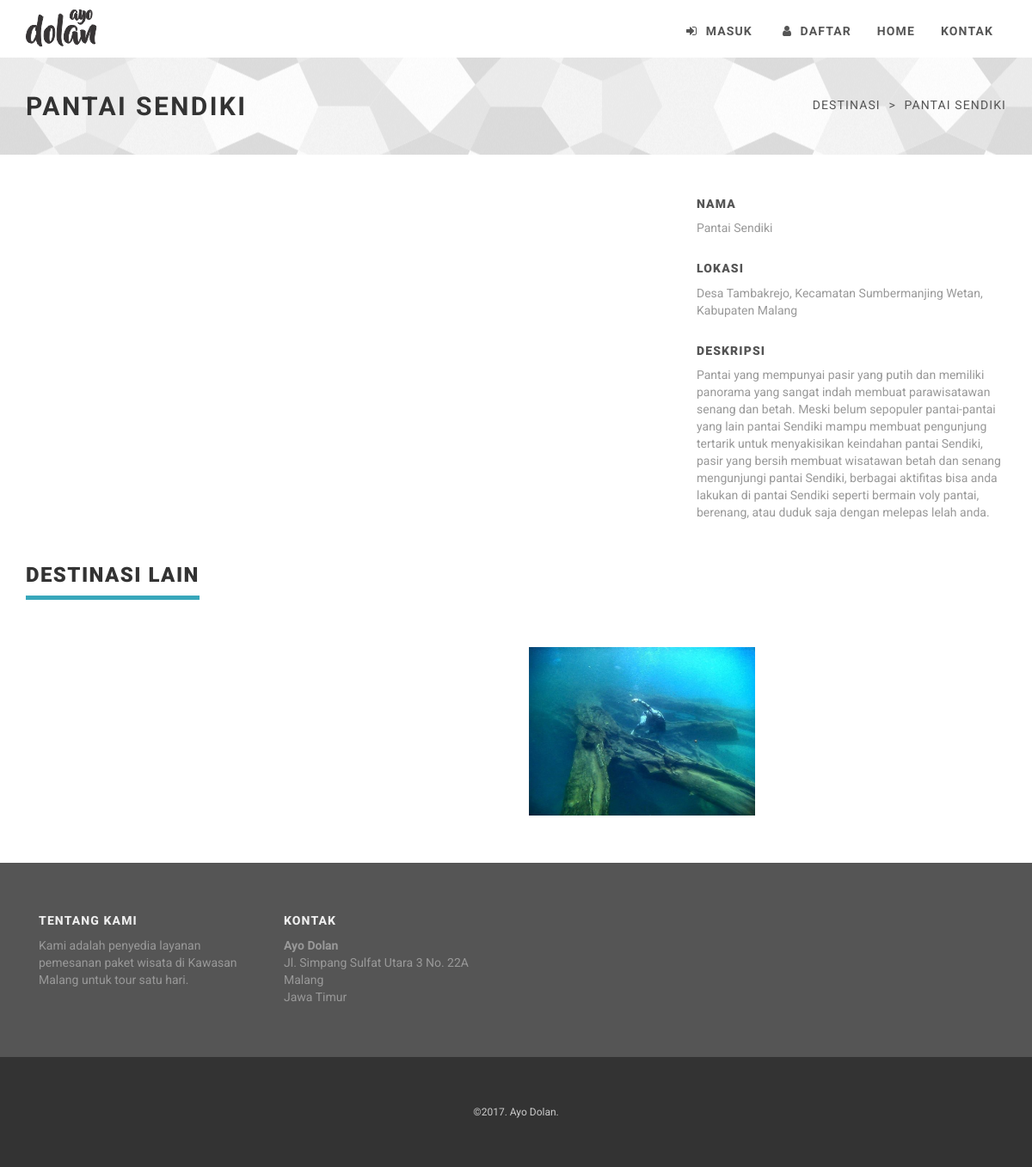
Page /destinasi/lihat/6 on the committed database.
### tables this page shows
CREATE TABLE `tb_destinasi` (
  `id_destinasi` int(255) NOT NULL,
  `nama_destinasi` varchar(255) NOT NULL,
  `lokasi` text NOT NULL,
  `intro_destinasi` text NOT NULL,
  `gambar_destinasi` text NOT NULL
);

### application/controllers/destinasi.php (called while the page is built, shortened)
<?php
class Destinasi extends CI_Controller {
	public function __construct()
	{
		$this->load->model('destinasi_model');
		$this->load->model('blog_model');
	}
	public function lihat($id_destinasi)
	{
		$data['destinasi_detail'] = $this->destinasi_model->get_destinasi_detail($id_destinasi);
		$data['two_destinasi'] = $this->destinasi_model->get_two_destinasi();
		$data['four_destinasi'] = $this->destinasi_model->get_four_destinasi();
		$data['main_view'] = 'destinasi_view';
		$this->load->view('template_view', $data);
	}
}

### index.php (called while the page is built, shortened)
<?php
require_once BASEPATH.'core/CodeIgniter.php';

### application/models/destinasi_model.php (called while the page is built, shortened)
<?php
class Destinasi_model extends CI_Model {
	public $db_table = 'tb_destinasi';
	public function get_four_destinasi()
	{
		return $this->db->order_by('id_destinasi','DESC')
						->limit(4)
						->get($this->db_table)
						->result();
	}
	public function get_destinasi_detail($id_destinasi)
	{
		return $this->db->where('id_destinasi',$id_destinasi)
						->limit(1)
						->get($this->db_table)
						->row();
	}
}

### application/views/destinasi_view.php (the view, shortened to what this page needs)
<div id="heading-breadcrumbs">
    <div class="container">
        <div class="row">
            <div class="col-md-7">
                <h1><?php echo $destinasi_detail->nama_destinasi; ?></h1>
            </div>
            <div class="col-md-5">
                <ul class="breadcrumb">
                    <li>Destinasi</li>
                    <li><?php echo $destinasi_detail->nama_destinasi; ?></li>
                </ul>
            </div>
        </div>
    </div>
</div>
<div id="content">
    <div class="container">
        <div class="row portfolio-project">
            <section>
                <div class="col-sm-8">
                    <br>
                </div>
                <div class="col-sm-4">
                    <div class="project-more">
                        <h4>Nama</h4>
                        <p><?php echo $destinasi_detail->nama_destinasi; ?></p>
                    </div>
                    <div class="project-more">
                        <h4>Lokasi</h4>
                        <p><?php echo $destinasi_detail->lokasi; ?></p>
                    </div>
                    <div class="project-more">
                        <h4>Deskripsi</h4>
                        <p><?php echo $destinasi_detail->intro_destinasi; ?></p>
                    </div>
                </div>
            </section>
        </div>
        <section>
            <div class="row portfolio">
                <div class="col-md-12">
                    <div class="heading">
                        <h3>Destinasi Lain</h3>
                    </div>
                </div>
                <?php
                    foreach ($four_destinasi as $dfour) {
                        echo '
                            <div class="col-sm-6 col-md-3">
                                <div class="box-image">
                                    <div class="image">
                                        <img src="'.base_url().'assets/img/'.$dfour->gambar_destinasi.'" alt="" class="img-responsive">
                                    </div>
                                    <div class="bg"></div>
                                    <div class="name">
                                        <h3><a href="#">'.$dfour->nama_destinasi.'</a></h3>
                                    </div>
                                    <div class="text">
                                        <p class="buttons">
                                            <a href="'.base_url().'destinasi/lihat/'.$dfour->id_destinasi.'" class="btn btn-template-transparent-primary">Lihat</a>
                                        </p>
                                    </div>
                                </div>
                            </div>
                        ';
                    }
                ?>
            </div>
        </section>
    </div>
</div>

### assets/css/style.default.css (style rules this page uses)
section, div.section { margin-bottom: 40px; }
.heading { margin-bottom: 40px; }
.heading h1, .heading h2, .heading h3, .heading h4, .heading h5 { display: inline-block; border-bottom: solid 5px #38a7bb; line-height: 1.1; margin-bottom: 0; padding-bottom: 10px; vertical-align: middle; text-transform: uppercase; letter-spacing: 0.06em; }
.box-image { position: relative; overflow: hidden; text-align: center; margin: 15px 0; }
#heading-breadcrumbs { background: url('../img/texture-bw.png') center center repeat; padding: 20px 0; margin-bottom: 40px; }
#heading-breadcrumbs h1 { color: #333333; text-transform: uppercase; font-size: 30px; font-weight: 700; letter-spacing: 0.08em; }
#heading-breadcrumbs ul.breadcrumb { margin-top: 5px; margin-bottom: 0; }
.portfolio-project .project-more h4 { color: #555555; text-transform: uppercase; margin-bottom: 0; text-align: left; font-size: 14px; letter-spacing: 0.08em; }
.portfolio-project .project-more p { color: #999999; padding: 10px 0; margin-bottom: 20px; text-align: left; }
.breadcrumb { font-family: "Roboto", Helvetica, Arial, sans-serif; text-transform: uppercase; background-color: none; letter-spacing: 0.08em; }
body { font-family: "Roboto", Helvetica, Arial, sans-serif; font-size: 14px; line-height: 1.42857143; color: #555555; }
.breadcrumb { padding: 20px 0; margin-bottom: 20px; background-color: transparent; border-radius: 0; text-align: right; }
.breadcrumb > li + li:before { content: ">\00a0"; color: #555555; }
h1, h2, h3, h4, h5, h6, .h1, .h2, .h3, .h4, .h5, .h6 { font-family: "Roboto", Helvetica, Arial, sans-serif; font-weight: 900; line-height: 1.1; color: #333333; }
h1, .h1, h2, .h2, h3, .h3 { margin-top: 20px; margin-bottom: 20px; }
p { margin: 0 0 10px; }

### rows in the picture
tb_destinasi: nama_destinasi "PANTAI SENDIKI", nama_destinasi "Pantai Sendiki", lokasi "Desa Tambakrejo, Kecamatan Sumbermanjing Wetan, Kabupaten Malang", intro_destinasi "Pantai yang mempunyai pasir yang putih dan memiliki panorama yang sangat indah membuat parawisatawan senang dan betah. Meski belum sepopuler pantai-pantai yang lain pantai Sendiki mampu membuat pengunjung tertarik untuk menyakisikan keindahan pantai Sendiki, pasir yang bersih membuat wisatawan betah dan senang mengunjungi pantai Sendiki, berbagai aktifitas bisa anda lakukan di pantai Sendiki seperti bermain voly pantai, berenang, atau duduk saja dengan melepas lelah anda."
tb_destinasi: gambar_destinasi (picture)
